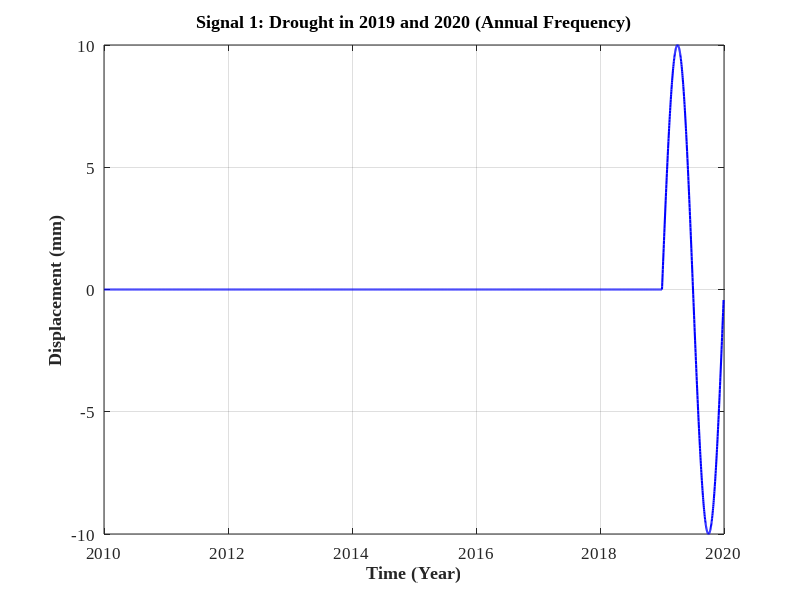
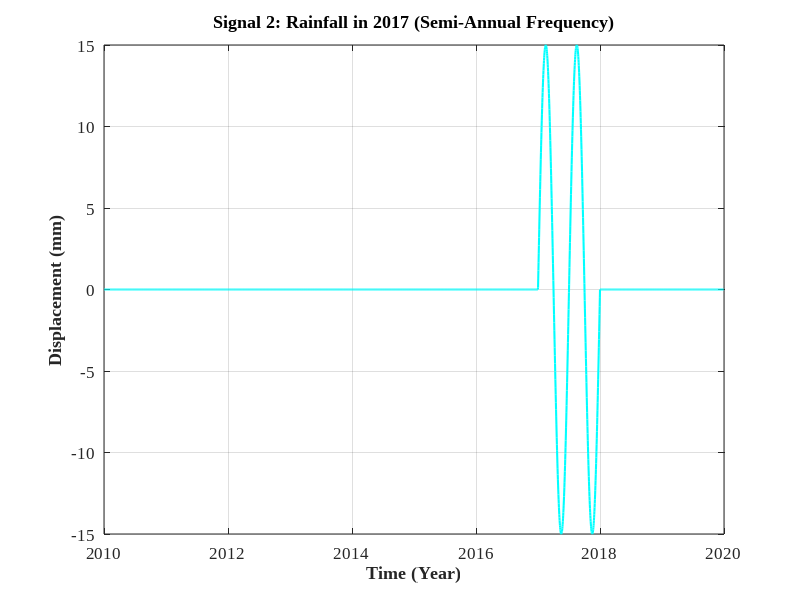
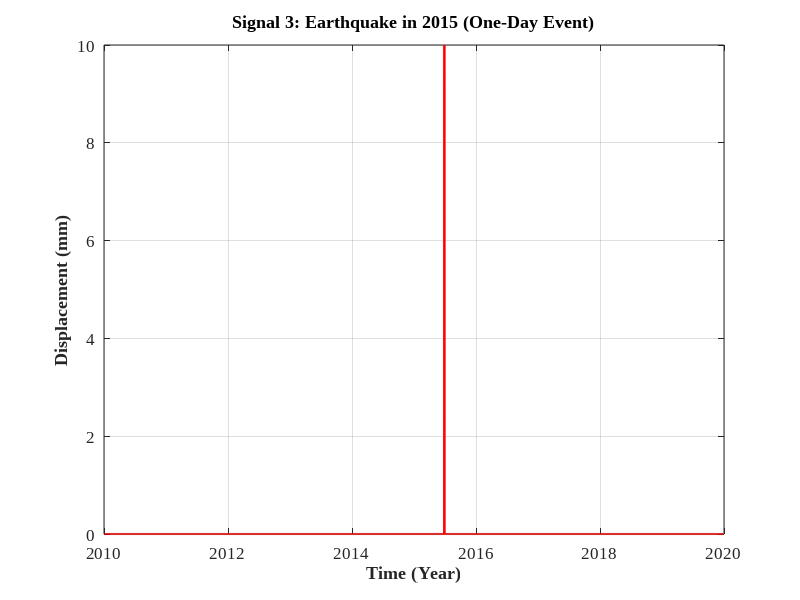

Source code (MATLAB) for these figures, in order:
%% ========================================================================
%  GNSS-Drought : Drought Identification from GNSS Time Series (ISPRS 2026)
%  ------------------------------------------------------------------------
%  Script  : SyntheticSignalsDemo.m
%  Purpose : Illustrative synthetic signals for the paper's concept figures:
%            an annual drought signature (2019-2020), a semi-annual rainfall
%            signature (2017), and a one-day earthquake event (2015).
%            Formerly plotdaneshlstm.m; Persian comments translated.
%  ------------------------------------------------------------------------
%  Author  : Motahareh Esfandyari-Kaloukan
%  Paper   : Esfandyari-Kaloukan et al., ISPRS Annals XI-3-2026, 625-630
%            doi.org/10.5194/isprs-annals-XI-3-2026-625-2026
%  ========================================================================

start_year = 2010;
end_year = 2020;
m = (end_year - start_year) * 365;
time = (1:m)' ./ 365.25 + start_year;

% ---------- Signal 1: drought only in 2019 and 2020 ----------
dryness = zeros(m, 1);
for year = [2019, 2020]
    idx = find(time >= year & time < year + 1);
    dryness(idx) = 10 * sin(2*pi*(time(idx)-year));
end

figure;
plot(time, dryness, 'b', 'LineWidth', 1.5);
xlabel('Time (Year)', 'FontSize', 12, 'FontWeight', 'bold');
ylabel('Displacement (mm)', 'FontSize', 12, 'FontWeight', 'bold');
title('Signal 1: Drought in 2019 and 2020 (Annual Frequency)', 'FontSize', 14, 'FontWeight', 'bold');
grid on; xlim([start_year end_year]);
set(gca, 'FontName', 'Times New Roman', 'FontSize', 12);

% ---------- Signal 2: rainfall only in 2017 ----------
rainfall = zeros(m, 1);
idx = find(time >= 2017 & time < 2018);
rainfall(idx) = 15 * sin(2*pi*2*(time(idx)-2017));  % twice the annual frequency = semi-annual

figure;
plot(time, rainfall, 'c', 'LineWidth', 1.5);
xlabel('Time (Year)', 'FontSize', 12, 'FontWeight', 'bold');
ylabel('Displacement (mm)', 'FontSize', 12, 'FontWeight', 'bold');
title('Signal 2: Rainfall in 2017 (Semi-Annual Frequency)', 'FontSize', 14, 'FontWeight', 'bold');
grid on; xlim([start_year end_year]);
set(gca, 'FontName', 'Times New Roman', 'FontSize', 12);

% ---------- Signal 3: one-day earthquake in 2015 ----------
earthquake = zeros(m, 1);
idx_eq = round((2015 - start_year) * 365 + 180); % around mid 2015
earthquake(idx_eq) = 10;  % small amplitude

figure;
plot(time, earthquake, 'r', 'LineWidth', 1.5);
xlabel('Time (Year)', 'FontSize', 12, 'FontWeight', 'bold');
ylabel('Displacement (mm)', 'FontSize', 12, 'FontWeight', 'bold');
title('Signal 3: Earthquake in 2015 (One-Day Event)', 'FontSize', 14, 'FontWeight', 'bold');
grid on; xlim([start_year end_year]);
set(gca, 'FontName', 'Times New Roman', 'FontSize', 12);
